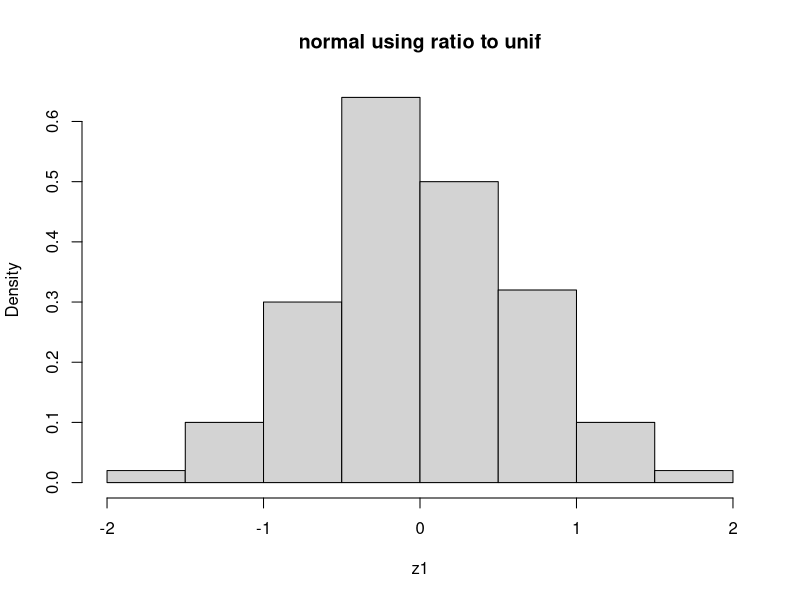
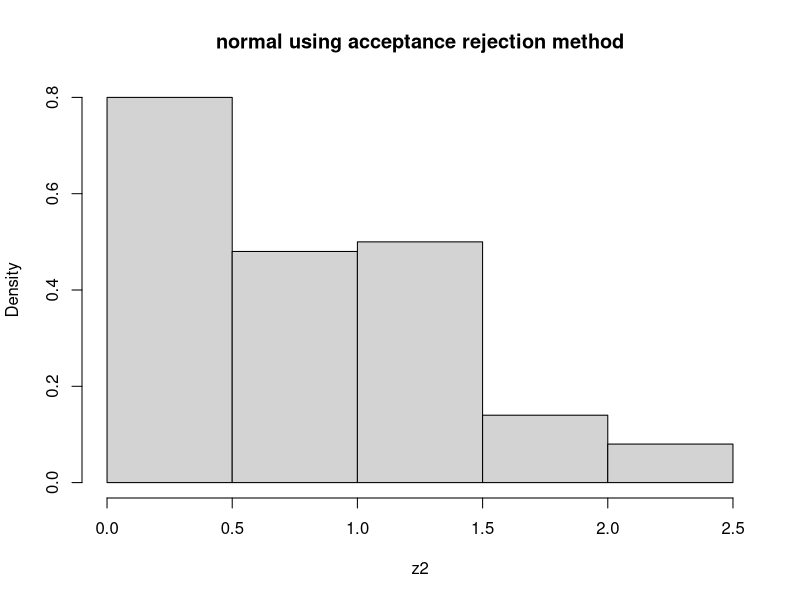

The R script that drew these images, in order:
##sol_2
set.seed(1)
n = 100
z1 = numeric(n)
a = sqrt(2/exp(1))
i = 1
total_trials = 0
while(i <= n)
{
  u = runif(1)
  v = runif(1, -a, a)
  total_trials = total_trials + 1
  
  if (v^2 <= -2*u^2*log(u, base = exp(1)))
  {
    z1[i] = v/u
    i = i+1
  }
}
acc_prop = n/total_trials
#----------------------------------------------------------------------------------
n = 100
z2 = numeric(n)
i = 1
total_trials = 0
M = (2/sqrt(2*pi)*exp(0.5))
while (i <= n)
{
  u = runif(1)
   if (u < 0.5)
   {
     y = -log(2*u)
   }
  else
  {
    y = -log(2*(1-u))
  }
  v = runif(1)
  f = (1/sqrt(2*pi))*exp(-y^2/2)
  g = 0.5*exp(-abs(y))
  total_trials = total_trials + 1
  if (v <= f/(M*g))
  {
    z2[i] = y
    i = i + 1
  }
}
acc_prop = n/total_trials

hist(z1, probability = TRUE, main = "normal using ratio to unif")
hist(z2, probability = TRUE, main = "normal using acceptance rejection method")
#acceptance of ratio to unif is less than AR
################################################################################
##sol_3
